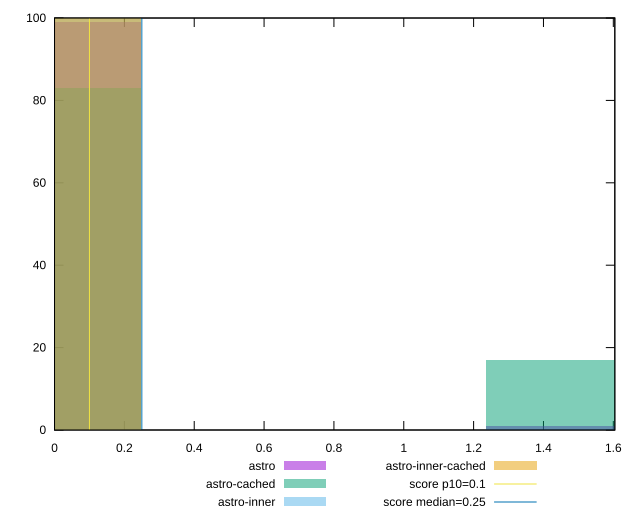

Source code (gnuplot):
reset

$astro <<EOF
0 99
1.483502805227222 1
EOF

$astroCached <<EOF
0 83
1.483502805227222 17
EOF

$astroInner <<EOF
0 100
EOF

$astroInnerCached <<EOF
0 100
EOF

set key outside below
set boxwidth 0.4945009350757407
set xrange [0:1.6043238449096682]
set yrange [0:100]
set trange [0:100]
set style fill transparent solid 0.5 noborder

set parametric
set terminal svg size 640, 520 enhanced background rgb 'white'
set output "reports/report_00033_2021-03-01T14-23-16.841Z/cumulative-layout-shift/comparison/histogram/all_raw.svg"

plot $astro title "astro" with boxes, \
     $astroCached title "astro-cached" with boxes, \
     $astroInner title "astro-inner" with boxes, \
     $astroInnerCached title "astro-inner-cached" with boxes, \
     0.1,t title "score p10=0.1", \
     0.25,t title "score median=0.25"

reset
